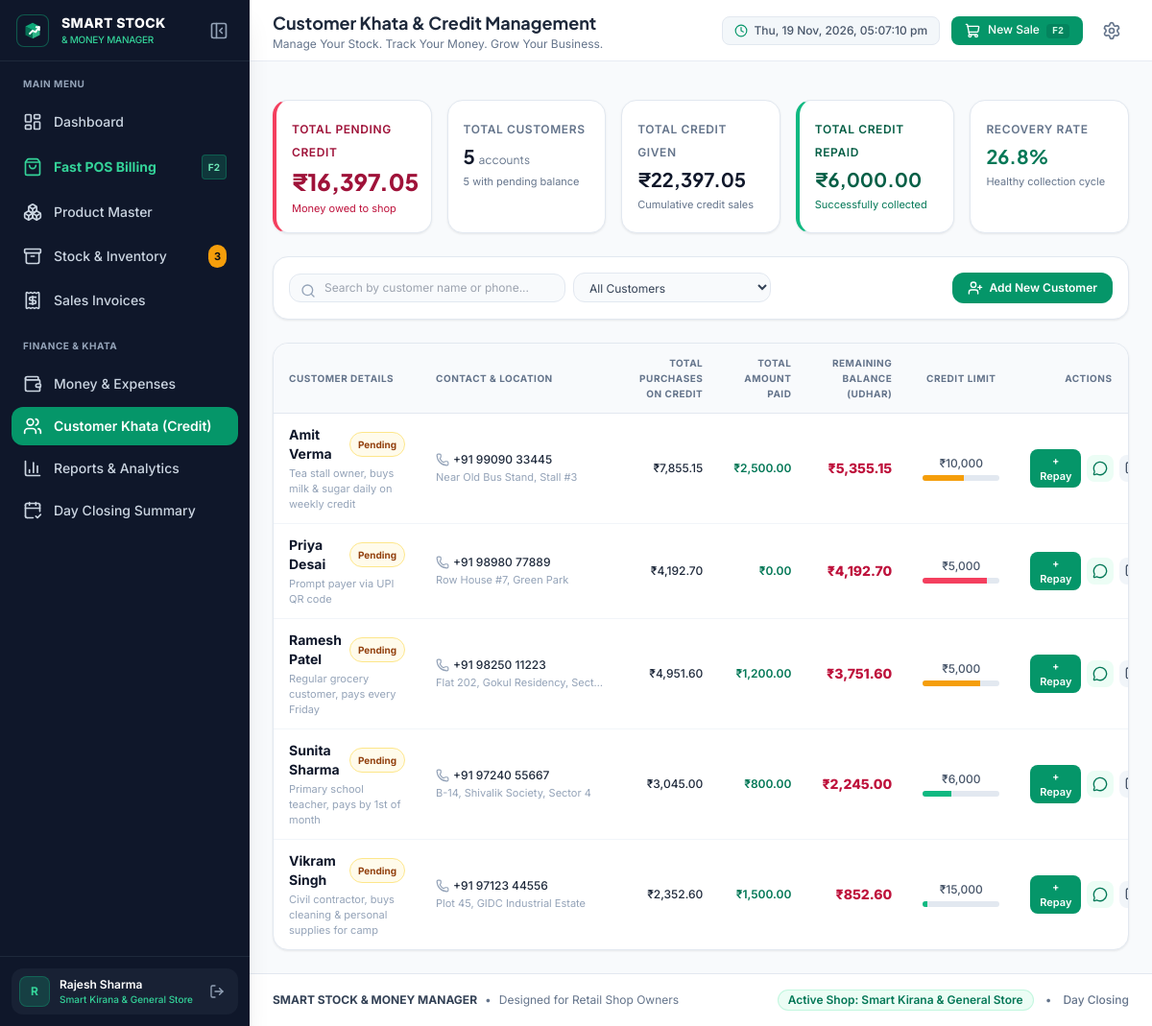
Page /customers (signed in) on the earlier database version.
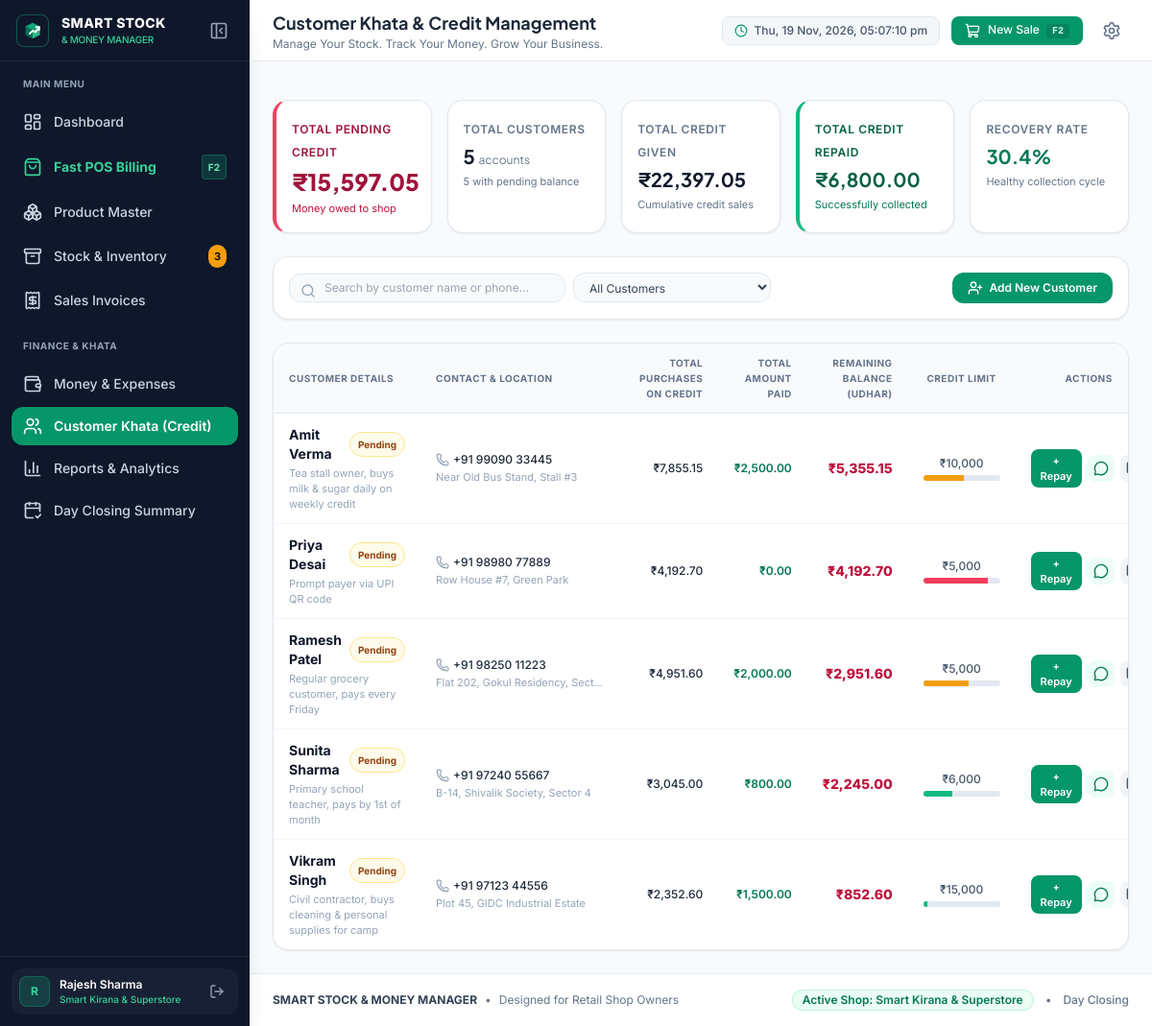
Same page on the later database version.
### tables this page shows
CREATE TABLE users (
        id INTEGER PRIMARY KEY AUTOINCREMENT,
        username TEXT UNIQUE NOT NULL,
        email TEXT UNIQUE NOT NULL,
        password_hash TEXT NOT NULL,
        shop_name TEXT NOT NULL DEFAULT 'Smart Kirana & General Store',
        shop_tagline TEXT DEFAULT 'Manage Your Stock. Track Your Money. Grow Your Business.',
        owner_name TEXT NOT NULL DEFAULT 'Rajesh Sharma',
        phone TEXT DEFAULT '+91 98765 43210',
        address TEXT DEFAULT 'Shop #12, Market Road, Sector 4, Gandhinagar',
        gstin TEXT DEFAULT '24AAACP1234M1Z5',
        currency_symbol TEXT DEFAULT '₹',
        created_at TIMESTAMP DEFAULT CURRENT_TIMESTAMP
    );

CREATE TABLE customers (
        id INTEGER PRIMARY KEY AUTOINCREMENT,
        name TEXT NOT NULL,
        phone TEXT NOT NULL,
        email TEXT,
        address TEXT,
        credit_limit REAL DEFAULT 10000.0,
        notes TEXT,
        created_at TIMESTAMP DEFAULT CURRENT_TIMESTAMP
    );

### app.py (the view)
@app.route('/customers')
@login_required
def customers_view():
    customers, total_pending_credit = models.get_customer_summary()
    active_credit_customers_count = sum(1 for c in customers if c['balance'] > 0)
    total_credit_given = sum(c['total_credit'] for c in customers)
    total_credit_repaid = sum(c['total_paid'] for c in customers)
    return render_template(
        'customers.html',
        active_page='customers',
        customers=customers,
        total_pending_credit=total_pending_credit,
        active_credit_customers_count=active_credit_customers_count,
        total_credit_given=total_credit_given,
        total_credit_repaid=total_credit_repaid
    )

### app.py (called while the page is built, shortened)
def login_required(f):
    @wraps(f)
    def decorated_function(*args, **kwargs):
        if 'user_id' not in session:
            flash('Please sign in to access your shop dashboard.', 'info')
            return redirect(url_for('login', next=request.url))
        return f(*args, **kwargs)
    return decorated_function

def get_current_shop():
    conn = get_db()
    cursor = conn.cursor()
    user_id = session.get('user_id', 1)
    cursor.execute("SELECT * FROM users WHERE id = ?", (user_id,))
    user = cursor.fetchone()
    conn.close()
    return dict(user)

@app.context_processor
def inject_global_data():
    if 'user_id' in session:
        conn = get_db()
        cursor = conn.cursor()
        cursor.execute("SELECT COUNT(*) as count FROM products WHERE is_active = 1 AND quantity <= min_stock")
        row = cursor.fetchone()
        conn.close()
        low_count = row['count'] if row else 0
        session['low_stock_count'] = low_count
    return {
        'current_year': datetime.now().year,
        'today_str': datetime.now().strftime('%Y-%m-%d'),
        'shop_profile': get_current_shop()
    }

### templates/customers.html (shortened to what the changed rows need)
{% extends "base.html" %}
{% block header_title %}Customer Khata &amp; Credit Management{% endblock %}
{% block content %}
<div class="space-y-6">
    <div class="grid grid-cols-2 sm:grid-cols-2 lg:grid-cols-5 gap-4">
        <div class="saas-card p-4 border-l-4 border-l-rose-500 col-span-2 sm:col-span-1">
            <span class="text-xs font-semibold text-rose-800 uppercase tracking-wider">Total Pending Credit</span>
            <div class="text-2xl font-extrabold text-rose-800 font-heading mt-1">₹{{ "{:,.2f}".format(total_pending_credit) }}</div>
            <div class="text-[11px] text-rose-700 mt-1">Money owed to shop</div>
        </div>
        <div class="saas-card p-4 border-l-4 border-l-emerald-500">
            <span class="text-xs font-semibold text-emerald-800 uppercase tracking-wider">Total Credit Repaid</span>
            <div class="text-xl font-bold text-emerald-800 font-heading mt-1">₹{{ "{:,.2f}".format(total_credit_repaid) }}</div>
            <div class="text-[11px] text-emerald-700 mt-1">Successfully collected</div>
        </div>
        <div class="saas-card p-4">
            <span class="text-xs font-semibold text-slate-500 uppercase tracking-wider">Recovery Rate</span>
            {% set recovery_rate = ((total_credit_repaid / total_credit_given) * 100) if total_credit_given > 0 else 100 %}
            <div class="text-xl font-bold text-emerald-700 font-heading mt-1">{{ "{:.1f}%".format(recovery_rate) }}</div>
            <div class="text-[11px] text-slate-500 mt-1">Healthy collection cycle</div>
        </div>
    </div>
    <div class="saas-card overflow-hidden">
        <div class="overflow-x-auto">
            <table class="w-full text-left text-xs" id="customers-table">
                <thead class="bg-slate-50 border-b border-slate-200 text-slate-500 uppercase text-[10px] tracking-wider font-semibold">
                    <tr>
                        <th class="py-3 px-4">Customer Details</th>
                        <th class="py-3 px-4">Contact &amp; Location</th>
                        <th class="py-3 px-4 text-right">Total Purchases on Credit</th>
                        <th class="py-3 px-4 text-right">Total Amount Paid</th>
                        <th class="py-3 px-4 text-right">Remaining Balance (Udhar)</th>
                        <th class="py-3 px-4 text-center">Credit Limit</th>
                        <th class="py-3 px-4 text-center">Actions</th>
                    </tr>
                </thead>
                <tbody class="divide-y divide-slate-100 text-slate-700">
                    {% for c in customers %}
                    <tr class="customer-row hover:bg-slate-50/80 transition-colors" data-name="{{ c.name|lower }}" data-phone="{{ c.phone }}" data-balance="{{ c.balance }}">
                        <td class="py-3 px-4">
                            <div class="font-bold text-slate-900 text-sm flex items-center gap-2">
                                <span>{{ c.name }}</span>
                                {% if c.balance > 0 %}
                                <span class="px-2 py-0.5 rounded-full text-[10px] font-bold bg-amber-50 text-amber-800 border border-amber-200">
                                    Pending
                                </span>
                                {% else %}
                                <span class="px-2 py-0.5 rounded-full text-[10px] font-bold bg-emerald-50 text-emerald-800 border border-emerald-200">
                                    Clear
                                </span>
                                {% endif %}
                            </div>
                            <div class="text-[11px] text-slate-400 mt-0.5">{{ c.notes or 'Regular neighborhood customer' }}</div>
                        </td>
                        <td class="py-3 px-4">
                            <div class="font-medium text-slate-800 flex items-center gap-1">
                                <i data-lucide="phone" class="w-3.5 h-3.5 text-slate-400"></i>
                                <span>{{ c.phone }}</span>
                            </div>
                            <div class="text-[11px] text-slate-400 mt-0.5 truncate max-w-[180px]" title="{{ c.address }}">{{ c.address or 'Local' }}</div>
                        </td>
                        <td class="py-3 px-4 text-right font-medium text-slate-800">
                            ₹{{ "{:,.2f}".format(c.total_credit) }}
                        </td>
                        <td class="py-3 px-4 text-right font-semibold text-emerald-700">
                            ₹{{ "{:,.2f}".format(c.total_paid) }}
                        </td>
                        <td class="py-3 px-4 text-right">
                            <span class="text-sm font-extrabold {% if c.balance > 0 %}text-rose-700{% else %}text-emerald-700{% endif %}">
                                ₹{{ "{:,.2f}".format(c.balance) }}
                            </span>
                        </td>
                        <td class="py-3 px-4 text-center">
                            <span class="text-slate-600 font-medium">₹{{ "{:,.0f}".format(c.credit_limit) }}</span>
                            {% set pct = (c.balance / c.credit_limit * 100) if c.credit_limit > 0 else 0 %}
                            <div class="w-20 mx-auto bg-slate-200 h-1.5 rounded-full mt-1 overflow-hidden">
                                <div class="h-full {% if pct > 80 %}bg-rose-500{% elif pct > 50 %}bg-amber-500{% else %}bg-emerald-500{% endif %}" style="width: {{ [pct, 100]|min }}%"></div>
                            </div>
                        </td>
                        <td class="py-3 px-4 text-center">
                            <div class="flex items-center justify-center gap-1.5">
                                <button type="button" onclick="openPaymentModal({{ c.id }}, '{{ c.name|replace('\'', '\\\'') }}', {{ c.balance }})"
                                        class="px-2.5 py-1 rounded-lg bg-emerald-600 hover:bg-emerald-700 text-white text-[11px] font-semibold transition-colors shadow-xs" title="Record Credit Payment">
                                    + Repay
                                </button>
                                {% if c.balance > 0 %}
                                <button type="button" onclick="sendWhatsAppReminder('{{ c.phone }}', '{{ c.name|replace('\'', '\\\'') }}', {{ c.balance }}, '{{ session.get('shop_name', 'Smart Kirana Store') }}')"
                                        class="p-1.5 rounded-lg bg-emerald-50 text-emerald-700 hover:bg-emerald-100 transition-colors" title="Send WhatsApp Payment Reminder">
                                    <i data-lucide="message-circle" class="w-4 h-4"></i>
                                </button>
                                {% endif %}
                                <button type="button" onclick="viewCustomerLedger({{ c.id }}, '{{ c.name|replace('\'', '\\\'') }}')"
                                        class="p-1.5 rounded-lg bg-slate-100 text-slate-600 hover:bg-slate-200 transition-colors" title="View Transaction Ledger">
                                    <i data-lucide="book-open" class="w-4 h-4"></i>
                                </button>
                            </div>
                        </td>
                    </tr>
                    {% else %}
                    <tr>
                        <td colspan="7" class="py-8 text-center text-slate-400">No customers registered yet.</td>
                    </tr>
                    {% endfor %}
                </tbody>
            </table>
        </div>
    </div>
</div>
{% endblock %}

### templates/base.html (shortened to what the changed rows need)
<!DOCTYPE html>
<html lang="en">
<head>
    <script src="https://cdn.tailwindcss.com"></script>
    <link rel="stylesheet" href="{{ url_for('static', filename='css/custom.css') }}">
</head>
<body class="bg-slate-50 text-slate-800 antialiased min-h-screen flex flex-col">
    <div class="flex flex-1 min-h-screen">
        <aside id="app-sidebar" class="fixed top-0 bottom-0 left-0 bg-navy-900 text-white z-50 flex flex-col justify-between shadow-xl">
            <div class="p-3 border-t border-slate-800">
                <div class="sidebar-user-card flex items-center justify-between p-2 rounded-xl bg-slate-800/60 hover:bg-slate-800 transition-colors">
                    <div class="flex items-center gap-2.5 overflow-hidden">
                        <div class="sidebar-user-info truncate">
                            <div class="text-xs font-semibold text-white truncate">{{ session.get('owner_name', 'Rajesh Sharma') }}</div>
                            <div class="text-[10px] text-emerald-400 font-medium truncate">{{ session.get('shop_name', 'Smart Kirana') }}</div>
                        </div>
                    </div>
                </div>
            </div>
        </aside>
        <div id="app-main-content" class="flex-1 flex flex-col min-w-0">
            <header class="h-16 bg-white border-b border-slate-200/80 sticky top-0 z-30 flex items-center justify-between px-4 sm:px-6 shadow-xs">
                <div class="flex items-center gap-3">
                    <div>
                        <h1 class="text-base sm:text-lg font-bold text-slate-800 flex items-center gap-2 font-heading">
                            {% block header_title %}Smart Stock &amp; Money Manager{% endblock %}
                        </h1>
                    </div>
                </div>
            </header>
            <main class="flex-1 p-4 sm:p-6 max-w-7xl w-full mx-auto">
                {% block content %}{% endblock %}
            </main>
            <footer class="mt-auto py-4 px-6 border-t border-slate-200 bg-white text-xs text-slate-500 flex flex-col sm:flex-row items-center justify-between gap-2">
                <div class="flex items-center gap-3">
                    <span class="text-emerald-700 font-semibold bg-emerald-50 px-2.5 py-0.5 rounded-full border border-emerald-200/60">Active Shop: {{ session.get('shop_name', 'Smart Kirana & General Store') }}</span>
                    <span>&bull;</span>
                    <a href="{{ url_for('daily_summary_view') }}" class="hover:text-emerald-600 font-medium">Day Closing</a>
                </div>
            </footer>
        </div>
    </div>
</body>
</html>

Differences in the rows shown:
changed users "Rajesh Sharma": get "Smart Kirana & General Store" → "Smart Kirana & Superstore"
computed for customers "Ramesh Patel": total_paid "1,200.00" → "2,000.00"; balance "3,751.60" → "2,951.60"; {{ [pct, 100]|min }} 75.03200000000001 → 59.032000000000004 (drawn)
Other differences:
{{ "{:,.2f}".format(total_pending_credit) }}: "16,397.05" → "15,597.05"
{{ "{:,.2f}".format(total_credit_repaid) }}: "6,000.00" → "6,800.00"
{{ "{:.1f}%".format(recovery_rate) }}: "26.8%" → "30.4%"
